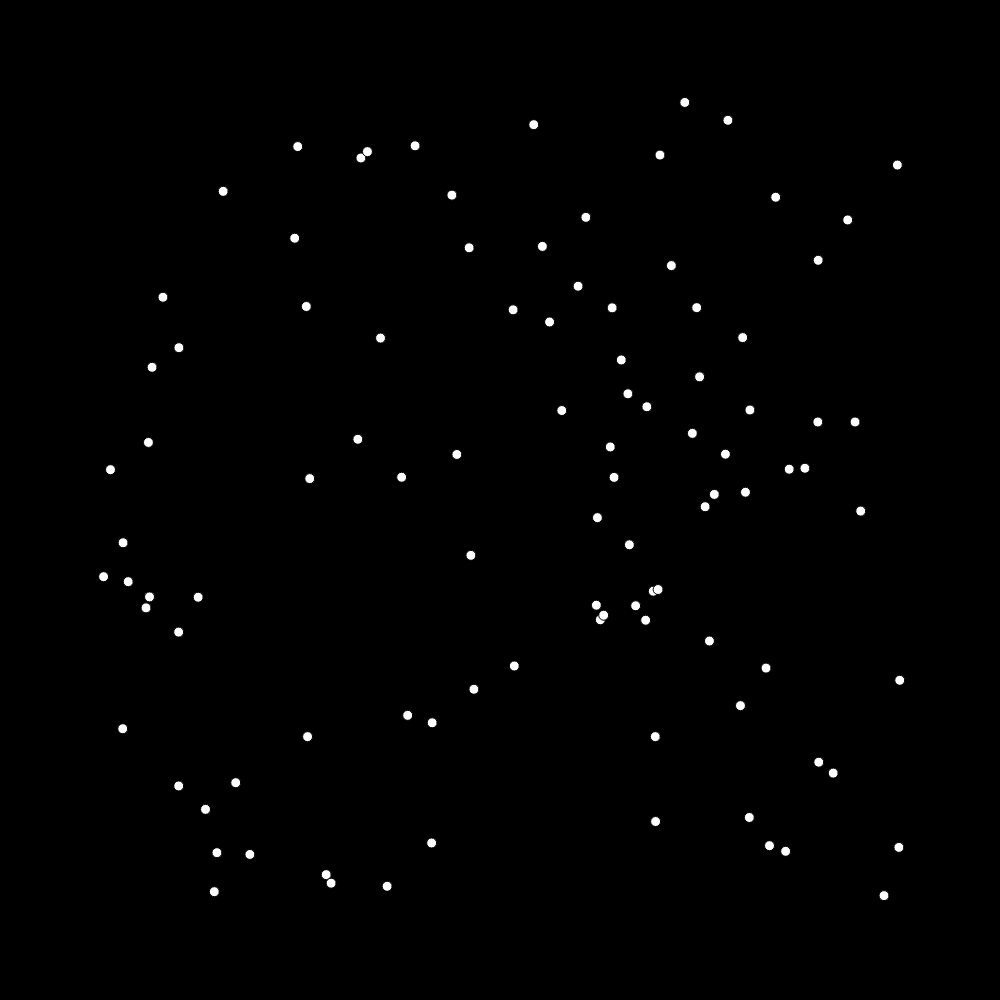
Frame 1 (no input)
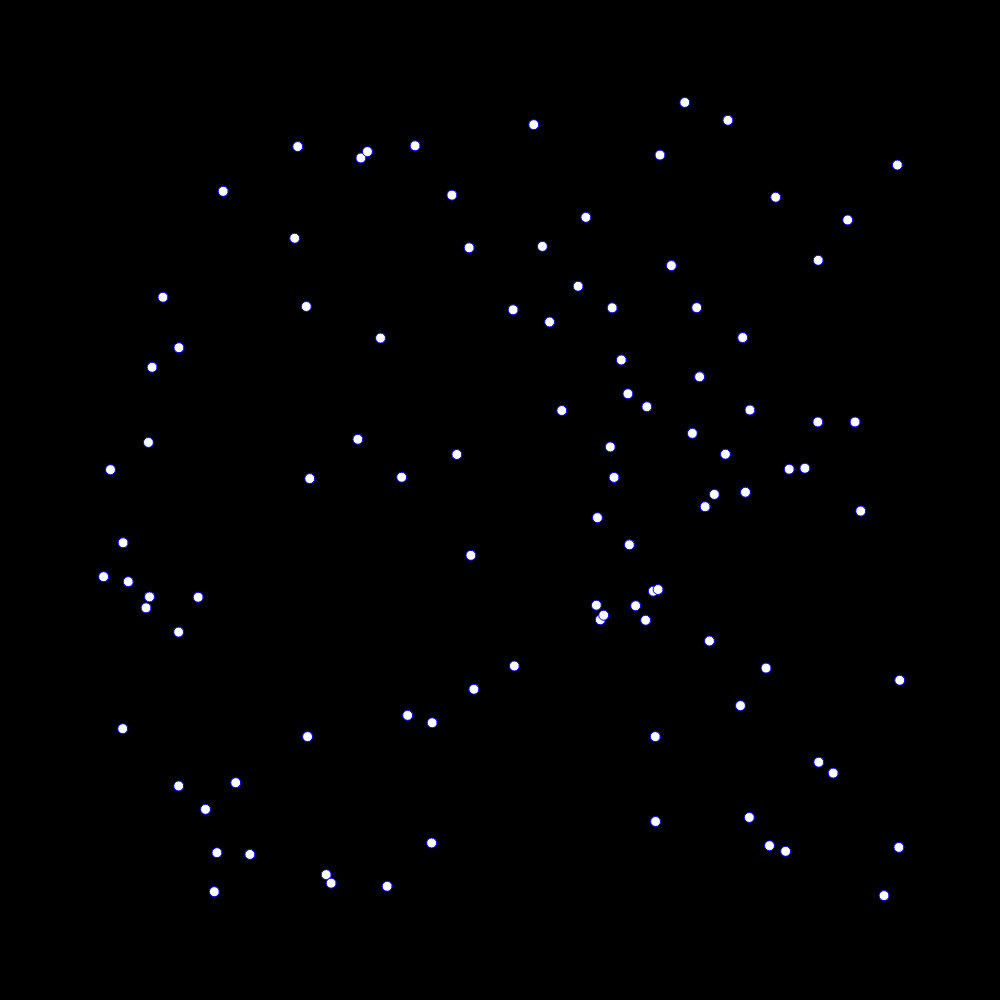
Frame 2 (the mouse pressed at the canvas centre, redrawn once)

The p5.js sketch that drew these frames (run headless with seeded random() and noise() and a simulated clock; the mouse was pressed at the canvas centre and the sketch redrawn once):

// p5.js sketch
// ── sketch.js
var points = [];
var p;
var q;
var hull = [];
var cur;
function setup() {
  createCanvas(1000, 1000)
  var button = createButton("Start Convex Hull");
  for (var i = 0; i < 100; i++) {
    points.push(new Point(random(100, height - 100), random(100, width - 100)));
  }
  button.mousePressed(() => {
    if (points.length <= 2) {
      console.log("Add More Points");
      return;
    }
    points.sort((a, b) => {
      return a.x - b.x;
    });
    start = points[0];
    p = 0;
    start.selected = true;
    hull = [];
    draw();
  });
}

function draw() {
  background(0);
  points.forEach((e) => e.show());
  stroke(0, 0, 255);
  fill(0, 0, 255, 50);
  beginShape();
  for (let p of hull) {
    vertex(p.x, p.y);
  }
  endShape(CLOSE);
  
  if (p==undefined) {
    noLoop();
    return;
  }
  if(hull.length>0 && p == 0){
    p = null;
    return;
  }
  hull.push(points[p]);
  q = (p + 1) % points.length;
  points[p].selected = true;
  for (var i = 0; i < points.length; i++) {
    const a = p5.Vector.sub(points[int(q)].pos, points[int(p)].pos);
    const b = p5.Vector.sub(points[i].pos, points[p].pos);
    const cross = a.cross(b);
    if (cross.z<0)
      q = i;
  }
  p = q;
  frameRate(2);
  loop();
  
}


// function mousePressed(){
//   points.push(new Point(mouseX,mouseY));
// }
// ── Point.js

class Point {
    constructor(x, y) {
        this.x = x;
        this.y = y;
        this.pos = createVector(x,y);
        this.selected = false;
    }

    show() {
        var r = 10;
        fill(255);
        if (this.selected) {
            fill(0, 255, 0);
            r = 18;
        }
        circle(this.x, this.y, r);
    }
}

function drawLine(p1, p2, color) {
    strokeWeight(2);
    fill(color);
    line(p1.x, p1.y, p2.x, p2.y);
}

// function orient(pp, qq, rr) {
//     const a = p5.Vector.sub(rr, pp);
//     const b = p5.Vector.sub(qq, pp);
//     const cross = a.cross(b);
//     return cross.z;

// }
// ── temp.js
var points = [];
var p;
var q;
var hull = [];
var cur;
var ind = 0;
function setup() {
  createCanvas(1000, 1000)
  var button = createButton("Start Convex Hull");
  for (var i = 0; i < 100; i++) {
    points.push(new Point(random(100, height - 100), random(100, width - 100)));
  }
  button.mousePressed(() => {
    if (points.length <= 2) {
      console.log("Add More Points");
      return;
    }
    points.sort((a, b) => {
      return a.x - b.x;
    });
    start = points[0];
    q = p = 0;
    start.selected = true;
    hull = [];
    ind = points.length;
    draw();
  });
}

function draw() {
  background(0);
  points.forEach((e) => e.show());
  stroke(0, 0, 255);
  fill(0, 0, 255, 50);
  beginShape();
  for (let p of hull) {
    vertex(p.x, p.y);
  }
  endShape(CLOSE);

  if (p == undefined) {
    noLoop();
    return;
  }
  if (hull.length > 0 && p == 0) {
    p = null;
    return;
  }

  if (ind === points.length) {
    p = q;

    points[p].selected = true;

    hull.push(points[p]);
    q = (p + 1) % points.length;
    ind = 0;
    return;
  }

  // for (var i = 0; i < points.length; i++) 
  var i = ind;
  const a = p5.Vector.sub(points[int(q)].pos, points[int(p)].pos);
  const b = p5.Vector.sub(points[i].pos, points[p].pos);
  const cross = a.cross(b);
  if (cross.z < 0)
    q = i;
  ind += 1;
  console.log(ind);
  // p = q;
  // frameRate(2);
  loop();

}


// function mousePressed(){
//   points.push(new Point(mouseX,mouseY));
// }
